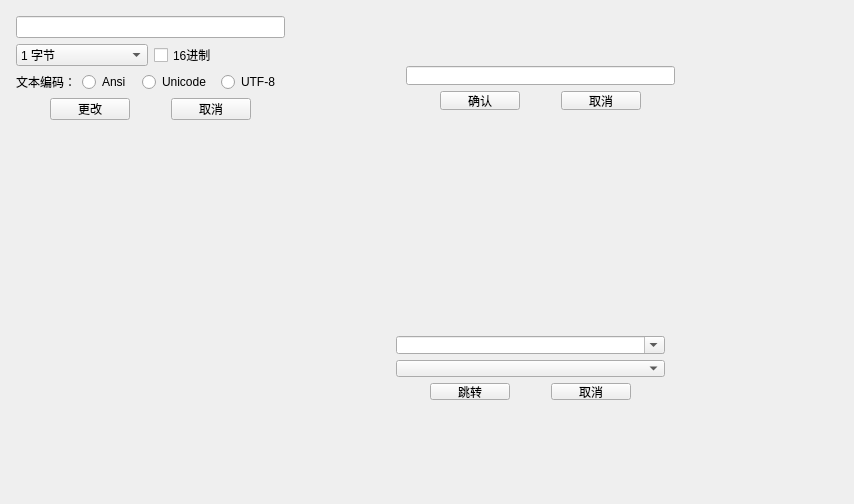
<?xml version="1.0" encoding="UTF-8"?>
<ui version="4.0">
 <class>EditorWidgets</class>
 <widget class="QWidget" name="EditorWidgets">
  <property name="windowModality">
   <enum>Qt::NonModal</enum>
  </property>
  <property name="geometry">
   <rect>
    <x>0</x>
    <y>0</y>
    <width>854</width>
    <height>504</height>
   </rect>
  </property>
  <property name="windowTitle">
   <string>EditorWidgets</string>
  </property>
  <widget class="QWidget" name="widget" native="true">
   <property name="geometry">
    <rect>
     <x>5</x>
     <y>5</y>
     <width>291</width>
     <height>126</height>
    </rect>
   </property>
   <widget class="QWidget" name="gridLayoutWidget">
    <property name="geometry">
     <rect>
      <x>0</x>
      <y>0</y>
      <width>291</width>
      <height>125</height>
     </rect>
    </property>
    <layout class="QGridLayout" name="gridLayout">
     <item row="3" column="0">
      <layout class="QHBoxLayout" name="horizontalLayout_3">
       <item>
        <widget class="QLabel" name="label">
         <property name="text">
          <string>文本编码：</string>
         </property>
        </widget>
       </item>
       <item>
        <widget class="QRadioButton" name="radioButton_Ansi">
         <property name="text">
          <string>Ansi</string>
         </property>
        </widget>
       </item>
       <item>
        <spacer name="horizontalSpacer_10">
         <property name="orientation">
          <enum>Qt::Horizontal</enum>
         </property>
         <property name="sizeHint" stdset="0">
          <size>
           <width>40</width>
           <height>20</height>
          </size>
         </property>
        </spacer>
       </item>
       <item>
        <widget class="QRadioButton" name="radioButton_Unicode">
         <property name="text">
          <string>Unicode</string>
         </property>
        </widget>
       </item>
       <item>
        <spacer name="horizontalSpacer_11">
         <property name="orientation">
          <enum>Qt::Horizontal</enum>
         </property>
         <property name="sizeHint" stdset="0">
          <size>
           <width>40</width>
           <height>20</height>
          </size>
         </property>
        </spacer>
       </item>
       <item>
        <widget class="QRadioButton" name="radioButton_UTF8">
         <property name="text">
          <string>UTF-8</string>
         </property>
        </widget>
       </item>
       <item>
        <spacer name="horizontalSpacer_12">
         <property name="orientation">
          <enum>Qt::Horizontal</enum>
         </property>
         <property name="sizeHint" stdset="0">
          <size>
           <width>40</width>
           <height>20</height>
          </size>
         </property>
        </spacer>
       </item>
      </layout>
     </item>
     <item row="1" column="0">
      <layout class="QHBoxLayout" name="horizontalLayout_2">
       <item>
        <widget class="QComboBox" name="comboBox">
         <item>
          <property name="text">
           <string>1 字节</string>
          </property>
         </item>
         <item>
          <property name="text">
           <string>2 字节</string>
          </property>
         </item>
         <item>
          <property name="text">
           <string>4 字节</string>
          </property>
         </item>
         <item>
          <property name="text">
           <string>8 字节</string>
          </property>
         </item>
         <item>
          <property name="text">
           <string>单浮点数</string>
          </property>
         </item>
         <item>
          <property name="text">
           <string>双浮点数</string>
          </property>
         </item>
         <item>
          <property name="text">
           <string>文本</string>
          </property>
         </item>
         <item>
          <property name="text">
           <string>字节数组</string>
          </property>
         </item>
        </widget>
       </item>
       <item>
        <widget class="QCheckBox" name="checkBox">
         <property name="text">
          <string>16进制</string>
         </property>
        </widget>
       </item>
      </layout>
     </item>
     <item row="0" column="0">
      <layout class="QHBoxLayout" name="horizontalLayout">
       <item>
        <widget class="QLineEdit" name="lineEdit"/>
       </item>
      </layout>
     </item>
     <item row="4" column="0">
      <layout class="QHBoxLayout" name="horizontalLayout_4">
       <item>
        <spacer name="horizontalSpacer">
         <property name="orientation">
          <enum>Qt::Horizontal</enum>
         </property>
         <property name="sizeHint" stdset="0">
          <size>
           <width>40</width>
           <height>20</height>
          </size>
         </property>
        </spacer>
       </item>
       <item>
        <widget class="QPushButton" name="pushButton_yes1">
         <property name="text">
          <string>更改</string>
         </property>
        </widget>
       </item>
       <item>
        <spacer name="horizontalSpacer_3">
         <property name="orientation">
          <enum>Qt::Horizontal</enum>
         </property>
         <property name="sizeHint" stdset="0">
          <size>
           <width>40</width>
           <height>20</height>
          </size>
         </property>
        </spacer>
       </item>
       <item>
        <widget class="QPushButton" name="pushButton_no1">
         <property name="text">
          <string>取消</string>
         </property>
        </widget>
       </item>
       <item>
        <spacer name="horizontalSpacer_2">
         <property name="orientation">
          <enum>Qt::Horizontal</enum>
         </property>
         <property name="sizeHint" stdset="0">
          <size>
           <width>40</width>
           <height>20</height>
          </size>
         </property>
        </spacer>
       </item>
      </layout>
     </item>
    </layout>
   </widget>
  </widget>
  <widget class="QWidget" name="widget_2" native="true">
   <property name="geometry">
    <rect>
     <x>385</x>
     <y>325</y>
     <width>291</width>
     <height>86</height>
    </rect>
   </property>
   <widget class="QWidget" name="gridLayoutWidget_2">
    <property name="geometry">
     <rect>
      <x>0</x>
      <y>0</y>
      <width>291</width>
      <height>86</height>
     </rect>
    </property>
    <layout class="QGridLayout" name="gridLayout_2">
     <item row="0" column="0">
      <widget class="QComboBox" name="comboBox_addr">
       <property name="editable">
        <bool>true</bool>
       </property>
      </widget>
     </item>
     <item row="1" column="0">
      <widget class="QComboBox" name="comboBox_module"/>
     </item>
     <item row="2" column="0">
      <layout class="QHBoxLayout" name="horizontalLayout_5">
       <item>
        <spacer name="horizontalSpacer_4">
         <property name="orientation">
          <enum>Qt::Horizontal</enum>
         </property>
         <property name="sizeHint" stdset="0">
          <size>
           <width>40</width>
           <height>20</height>
          </size>
         </property>
        </spacer>
       </item>
       <item>
        <widget class="QPushButton" name="pushButton_yes2">
         <property name="text">
          <string>跳转</string>
         </property>
        </widget>
       </item>
       <item>
        <spacer name="horizontalSpacer_6">
         <property name="orientation">
          <enum>Qt::Horizontal</enum>
         </property>
         <property name="sizeHint" stdset="0">
          <size>
           <width>40</width>
           <height>20</height>
          </size>
         </property>
        </spacer>
       </item>
       <item>
        <widget class="QPushButton" name="pushButton_no2">
         <property name="text">
          <string>取消</string>
         </property>
        </widget>
       </item>
       <item>
        <spacer name="horizontalSpacer_5">
         <property name="orientation">
          <enum>Qt::Horizontal</enum>
         </property>
         <property name="sizeHint" stdset="0">
          <size>
           <width>40</width>
           <height>20</height>
          </size>
         </property>
        </spacer>
       </item>
      </layout>
     </item>
     <item row="3" column="0">
      <spacer name="verticalSpacer">
       <property name="orientation">
        <enum>Qt::Vertical</enum>
       </property>
       <property name="sizeHint" stdset="0">
        <size>
         <width>20</width>
         <height>40</height>
        </size>
       </property>
      </spacer>
     </item>
    </layout>
   </widget>
  </widget>
  <widget class="QWidget" name="widget_3" native="true">
   <property name="geometry">
    <rect>
     <x>395</x>
     <y>55</y>
     <width>291</width>
     <height>66</height>
    </rect>
   </property>
   <widget class="QWidget" name="gridLayoutWidget_3">
    <property name="geometry">
     <rect>
      <x>0</x>
      <y>0</y>
      <width>291</width>
      <height>66</height>
     </rect>
    </property>
    <layout class="QGridLayout" name="gridLayout_3">
     <item row="3" column="0">
      <layout class="QVBoxLayout" name="verticalLayout">
       <item>
        <layout class="QHBoxLayout" name="horizontalLayout_6">
         <item>
          <widget class="QLineEdit" name="lineEdit_time"/>
         </item>
        </layout>
       </item>
      </layout>
     </item>
     <item row="4" column="0">
      <layout class="QHBoxLayout" name="horizontalLayout_7">
       <item>
        <spacer name="horizontalSpacer_7">
         <property name="orientation">
          <enum>Qt::Horizontal</enum>
         </property>
         <property name="sizeHint" stdset="0">
          <size>
           <width>40</width>
           <height>20</height>
          </size>
         </property>
        </spacer>
       </item>
       <item>
        <widget class="QPushButton" name="pushButton_yes3">
         <property name="text">
          <string>确认</string>
         </property>
        </widget>
       </item>
       <item>
        <spacer name="horizontalSpacer_9">
         <property name="orientation">
          <enum>Qt::Horizontal</enum>
         </property>
         <property name="sizeHint" stdset="0">
          <size>
           <width>40</width>
           <height>20</height>
          </size>
         </property>
        </spacer>
       </item>
       <item>
        <widget class="QPushButton" name="pushButton_no3">
         <property name="text">
          <string>取消</string>
         </property>
        </widget>
       </item>
       <item>
        <spacer name="horizontalSpacer_8">
         <property name="orientation">
          <enum>Qt::Horizontal</enum>
         </property>
         <property name="sizeHint" stdset="0">
          <size>
           <width>40</width>
           <height>20</height>
          </size>
         </property>
        </spacer>
       </item>
      </layout>
     </item>
    </layout>
   </widget>
  </widget>
 </widget>
 <layoutdefault spacing="6" margin="11"/>
 <resources/>
 <connections/>
</ui>
